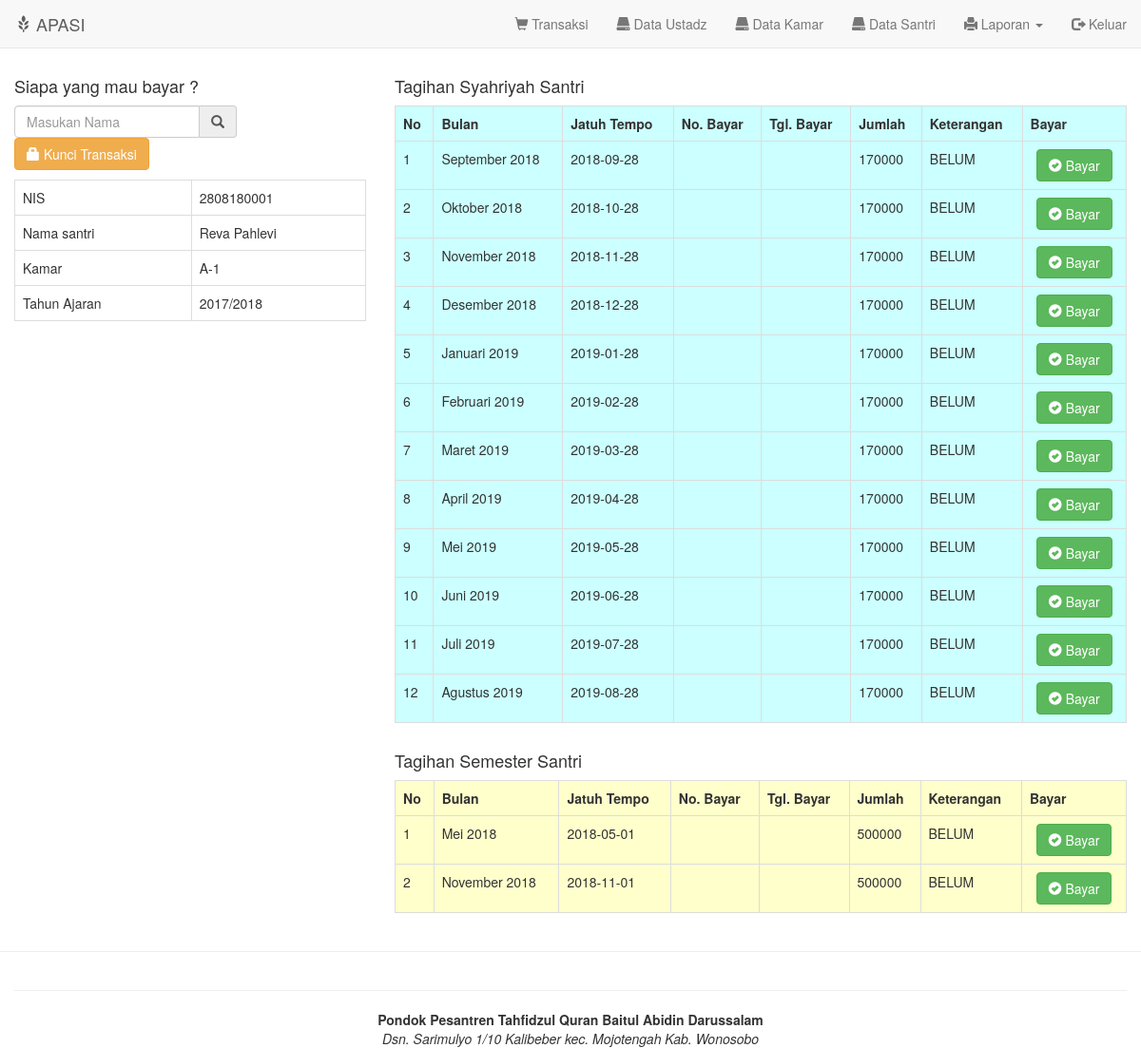
/transaksi.php?nis=2808180001 (signed in), run on the app's committed database.
### tables this page shows
CREATE TABLE `santri` (
  `nis` varchar(10) NOT NULL,
  `namasantri` varchar(50) DEFAULT NULL,
  `jk` enum('L','P') NOT NULL,
  `kamar` varchar(20) DEFAULT NULL,
  `tahunajaran` varchar(10) DEFAULT NULL
);

CREATE TABLE `syahriyah` (
  `idsyahriyah` int(100) NOT NULL,
  `nis` varchar(10) NOT NULL,
  `jatuhtempo` date NOT NULL,
  `bulan` varchar(20) NOT NULL,
  `nobayar` varchar(10) DEFAULT NULL,
  `tglbayar` date DEFAULT NULL,
  `ket` varchar(50) NOT NULL DEFAULT 'BELUM',
  `idadmin` int(5) DEFAULT NULL,
  `jumlah` int(20) NOT NULL,
  `status` int(1) NOT NULL DEFAULT '0'
);

CREATE TABLE `semester` (
  `idsmt` int(100) NOT NULL,
  `nis` varchar(10) NOT NULL,
  `jatuhtempo` date NOT NULL,
  `bulan` varchar(20) NOT NULL,
  `nobayar` varchar(10) DEFAULT NULL,
  `tglbayar` date DEFAULT NULL,
  `ket` varchar(50) DEFAULT 'BELUM',
  `idadmin` int(5) DEFAULT NULL,
  `jumlah` int(20) NOT NULL
);

### transaksi.php (the view, shortened to what this page needs)
<?php include "header.php" ?>
<div class="row">
<div class=" col-md-4">
<form method="get" action="" class="form-inline">
<h4>Siapa yang mau bayar ?</h4>
	<div class="input-group">
				<input type="text" id="nama" name="nama" placeholder="Masukan Nama" class="form-control" value="" autofocus="" />
		<span class="input-group-addon">
				<i class="glyphicon glyphicon-search"></i>
		</span>
	</div>
	<a href="kunci_transaksi.php" class="btn btn-warning"><i class="glyphicon glyphicon-lock"></i> Kunci Transaksi</a>
</form>
<?php
if(isset($_GET['nis']) && $_GET['nis']!=''){
	$sqlsantri = mysqli_query($konek, "SELECT * FROM santri WHERE nis='$_GET[nis]'");
	$ds=mysqli_fetch_array($sqlsantri);
	$nis = $ds['nis'];
?>
<table class="table table-responsive table-bordered">
	<tr>
		<td>NIS</td>
		<td><?php echo $ds['nis']; ?></td>
	</tr>
	<tr>
		<td>Nama santri</td>
		<td><?php echo $ds['namasantri']; ?></td>
	</tr>
	<tr>
		<td>Kamar</td>
		<td><?php echo $ds['kamar']; ?></td>
	</tr>
	<tr>
		<td>Tahun Ajaran</td>
		<td><?php echo $ds['tahunajaran']; ?></td>
	</tr>
</table>
</div>
<div class="col-md-8">
<h4>Tagihan Syahriyah Santri</h4>
<table class="table table-responsive table-bordered" id="tagSyh">
	<tr>
		<th>No</th>
		<th>Bulan</th>
		<th>Jatuh Tempo</th>
		<th>No. Bayar</th>
		<th>Tgl. Bayar</th>
		<th>Jumlah</th>
		<th>Keterangan</th>
		<th>Bayar</th>
	</tr>
	<?php
	$sql = mysqli_query($konek, "SELECT * FROM syahriyah WHERE nis='$ds[nis]' ORDER BY jatuhtempo ASC");
	$no=1;
	while($d=mysqli_fetch_array($sql)){
		echo "<tr>
			<td>$no</td>
			<td>$d[bulan]</td>
			<td>$d[jatuhtempo]</td>
			<td>$d[nobayar]</td>
			<td>$d[tglbayar]</td>
			<td>$d[jumlah]</td>
			<td>$d[ket]</td>
			<td align='center'>";
				if($d['nobayar']==''){
					echo "<a href='proses_transaksi.php?nis=$nis&act=bayar&id=$d[idsyahriyah]' class='btn btn-success'><i class='glyphicon glyphicon-ok-sign'></i> Bayar</a>";
				}else if ($d['status']=='0' && $d['nobayar']!='') {
					echo "<a href='batal_transaksi.php?nis=$nis&act=batal&id=$d[idsyahriyah]' class='btn btn-danger'><i class='glyphicon glyphicon-remove'></i> Batal</a>";
				}else{
					echo "<a href='batal_transaksi.php?nis=$nis&act=batal&id=$d[idsyahriyah]' class='btn btn-danger disabled'><i class='glyphicon glyphicon-remove'></i> Batal</a>";
				}
			echo "</td>
		</tr>";
		$no++;
	}
	?>
</table>
</div>
<div class="col-md-push-4 col-md-8">
<h4>Tagihan Semester Santri</h4>
<table class="table table-responsive table-bordered" id="tagSmt">
	<tr>
		<th>No</th>
		<th>Bulan</th>
		<th>Jatuh Tempo</th>
		<th>No. Bayar</th>
		<th>Tgl. Bayar</th>
		<th>Jumlah</th>
		<th>Keterangan</th>
		<th>Bayar</th>
	</tr>
	<?php
	$sql = mysqli_query($konek, "SELECT * FROM semester WHERE nis='$ds[nis]' ORDER BY jatuhtempo ASC");
	$no=1;
	while($d=mysqli_fetch_array($sql)){
		echo "<tr>
			<td>$no</td>
			<td>$d[bulan]</td>
			<td>$d[jatuhtempo]</td>
			<td>$d[nobayar]</td>
			<td>$d[tglbayar]</td>
			<td>$d[jumlah]</td>
			<td>$d[ket]</td>
			<td align='center'>";
				if($d['nobayar']==''){
					echo "<a href='proses_transaksi.php?nis=$nis&act=bayar&ids=$d[idsmt]' class='btn btn-success'><i class='glyphicon glyphicon-ok-sign'></i> Bayar</a>";
				}else{
					echo "<a href='proses_transaksi.php?nis=$nis&act=bayar&ids=$d[idsmt]' class='btn btn-danger'><i class='glyphicon glyphicon-remove'></i> Batal</a>";
				}
			echo "</td>
		</tr>";
		$no++;
	}
	?>
</table>
</div>
<hr>
<?php
}
?>
</div>
<?php include "footer.php" ?>

### data on the page
santri: nis "2808180001", namasantri "Reva Pahlevi", kamar "A-1", tahunajaran "2017/2018"
syahriyah: bulan "September 2018", jatuhtempo "2018-09-28", jumlah "170000", ket "BELUM"
syahriyah: bulan "Oktober 2018", jatuhtempo "2018-10-28", jumlah "170000", ket "BELUM"
syahriyah: bulan "November 2018", jatuhtempo "2018-11-28", jumlah "170000", ket "BELUM"
syahriyah: bulan "Desember 2018", jatuhtempo "2018-12-28", jumlah "170000", ket "BELUM"
syahriyah: bulan "Januari 2019", jatuhtempo "2019-01-28", jumlah "170000", ket "BELUM"
syahriyah: bulan "Februari 2019", jatuhtempo "2019-02-28", jumlah "170000", ket "BELUM"
syahriyah: bulan "Maret 2019", jatuhtempo "2019-03-28", jumlah "170000", ket "BELUM"
syahriyah: bulan "April 2019", jatuhtempo "2019-04-28", jumlah "170000", ket "BELUM"
syahriyah: bulan "Mei 2019", jatuhtempo "2019-05-28", jumlah "170000", ket "BELUM"
syahriyah: bulan "Juni 2019", jatuhtempo "2019-06-28", jumlah "170000", ket "BELUM"
syahriyah: bulan "Juli 2019", jatuhtempo "2019-07-28", jumlah "170000", ket "BELUM"
syahriyah: bulan "Agustus 2019", jatuhtempo "2019-08-28", jumlah "170000", ket "BELUM"
semester: bulan "Mei 2018", jatuhtempo "2018-05-01", jumlah "500000", ket "BELUM"
semester: bulan "November 2018", jatuhtempo "2018-11-01", jumlah "500000", ket "BELUM"
